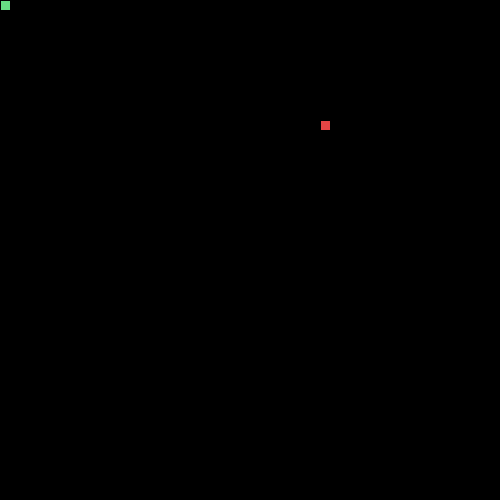
Frame 1 (no input)
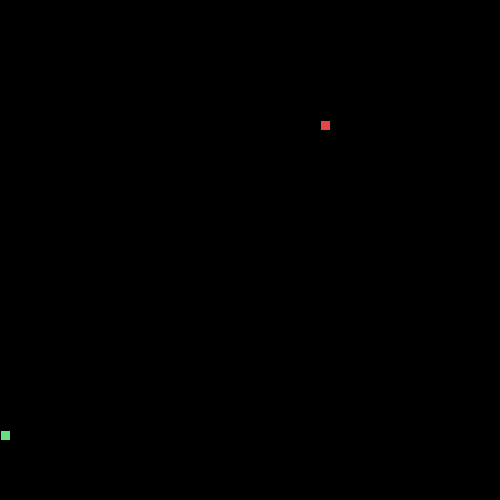
Frame 60 (the mouse pressed at the canvas centre just before this capture)
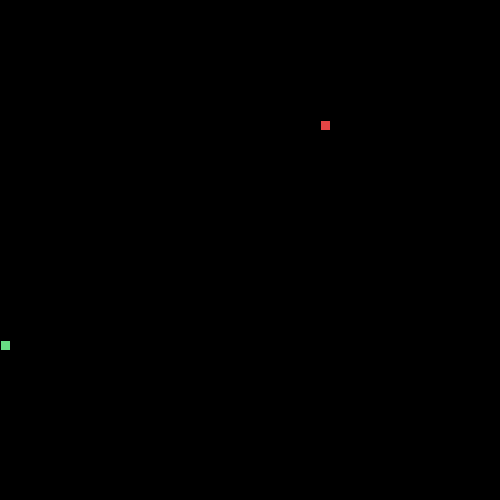
Frame 120 (the mouse held since frame 60 and released just before this capture)

The Processing sketch that drew these frames (run headless with seeded random() and noise(); from frame 60 on, the mouse is pressed at the canvas centre):

// Processing sketch: SnakeRecipe
// ── SnakeRecipe.pde

// 1. Follow the recipe instructions inside the Segment class.

// The Segment class will be used to represent each part of the moving snake.

class Segment {

  //2. Create x and y member variables to hold the location of each segment.
  int segX;
  int segY;
  // 3. Add a constructor with parameters to initialize each variable.
  Segment(int x, int y){
    this.segX = x;
    this.segY = y;
  }

  // 4. Add getter and setter methods for both the x and y member variables.
  int getX(){
    return segX;
  }
  int getY(){
    return segY;
  }
  void setX(int newX){
    this.segX = newX;
  }
  void setY(int newY){
    this.segY = newY;
  }
}


// 5. Create (but do not initialize) a Segment variable to hold the head of the Snake
  Segment head;


// 6. Create and initialize a String to hold the direction of your snake e.g. "up"
  String dir = "up";


// 7. Create and initialize a variable to hold how many pieces of food the snake has eaten.
// give it a value of 1 to start.
  int foodEaten = 1;



// 8. Create and initialize foodX and foodY variables to hold the location of the food.
  int foodX = ((int)random(50)*10);
  int foodY = ((int)random(50)*10);

// (Hint: use the random method to set both the x and y to random locations within the screen size (500 by 500).)

//int foodX = ((int)random(50)*10);



void setup() {

  // 9. Set the size of your sketch (500 by 500).

  size(500, 500);


  // 10. initialize your head to a new segment.
  head = new Segment(0, 0);


  // 11. Use the frameRate(int rate) method to set the rate to 20.
  frameRate(20);
}


void draw() {

  background(0);


  //12. Call the manageTail, drawFood, drawSnake, move, and collision methods.
  manageTail();
  drawFood();
  drawSnake();
  move();
  collision();
}


// 13. Complete the drawFood method below. (Hint: each piece of food should be a 10 by 10 rectangle).

void drawFood() {
  fill(#E54545);
  rect(foodX, foodY, 10, 10);
}


//14. Draw the snake head (use a 10 by 10 rectangle)

void drawSnake() {
  fill(#67DE83);
  rect(head.segX, head.segY, 10, 10);

  //test your code
}


// 15. Complete the move method below.

void move() {

  // 16. Using a switch statement, make your snake head move by 10 pixels in the correct direction.
  //This is an incomplete switch statement:
  
  switch(dir) {
  case "up":
    head.setY(head.segY - 10);
    break;
  case "down":
    head.setY(head.segY + 10);
    break;
  case "left":
    head.setX(head.segX - 10);
    break;
  case "right":
    head.setX(head.segX + 10);
    break;
  }
  


  // 17. Call the checkBoundaries method to make sure the snake head doesn't go off the screen.
  checkBoundaries();
}


// 18. Complete the keyPressed method below. Use if statements to set your direction variable depending on what key is pressed.

void keyPressed() {
   if (key == CODED){
     if (keyCode == UP && dir != "down"){
       dir = "up";
     }
     else if (keyCode == DOWN && dir != "up"){
       dir = "down";
     }
     else if (keyCode == RIGHT && dir != "left"){
       dir = "right";
     }
     else if (keyCode == LEFT && dir != "right"){
       dir = "left";
   }
   }
}



// 19. check if your head is out of bounds (teleport your snake head to the other side).

void checkBoundaries() {
  if (head.segX < 0){
    head.setX(500);
  }
  if (head.segX > 500){
    head.setX(0);
  }
  if (head.segY < 0){
    head.setY(500);
  }
  if (head.segY > 500){
    head.setY(0);
  }
}



//20. Make sure that the key for your current direction’s opposite doesn’t work(i.e. If you’re going up, down key shouldn’t work)

//done

// 21. Complete the missing parts of the collision method below.

void collision() {
  if (head.segX == foodX && head.segY == foodY){
  // If the segment is colliding with a piece of food...
     // Increase the amount of food eaten and set foodX and foodY to new random locations.
    foodEaten++;
      foodX = ((int)random(50)*10);
      foodY = ((int)random(50)*10);
  }
}



/**
 
 ** Part 2: making the tail (the rest of the snake)
 
 **/

//  1. Create and initialize an ArrayList of Segments. (This will be your snake tail!)


// 2. Complete the missing parts of the manageTail method below and call it in the draw method.

void manageTail() {

  //Call the drawTail and checkTailCollision methods.

  // Add a new Segment to your ArrayList that has the same X and Y as the head of your snake.

  // To keep your tail the right length:
  // while the tail size is greater than the number of food pieces eaten, remove the first Segment in your tail.

}

void drawTail() {
    // Draw a 10 by 10 rectangle for each Segment in your snake ArrayList.
}


// 3. Complete the missing parts of the bodyCollision method below.

void checkTailCollision() {

  // If your head has the same location as one of your segments...

  // reset your food variable

  //Call this method at the beginning of your manageTail method.
}
